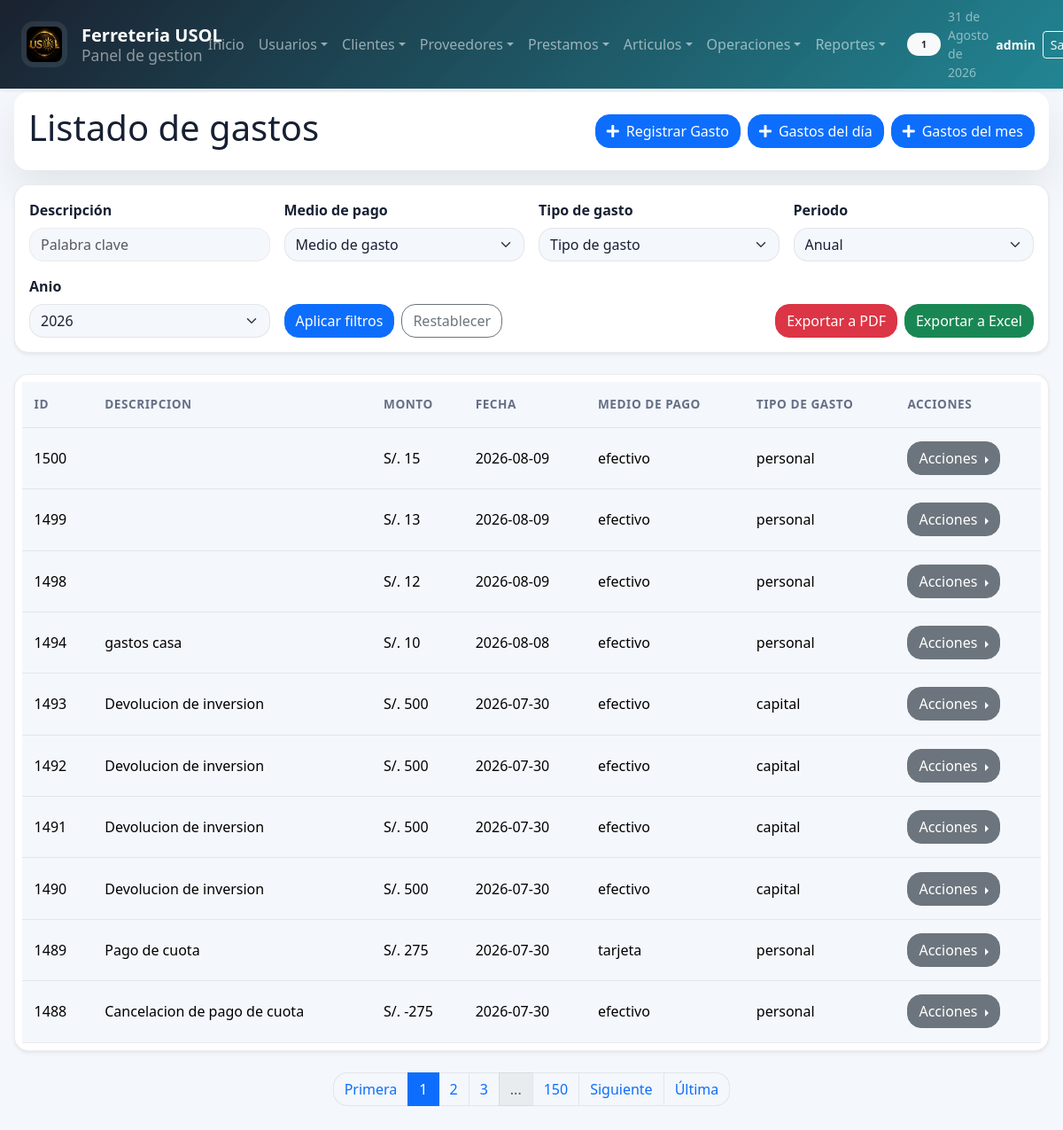
The page /sistema/reportes/gastos.php (signed in) on the database its author committed.
### tables this page shows
CREATE TABLE `gastos` (
  `idGastos` int(11) NOT NULL AUTO_INCREMENT,
  `montoGasto` double NOT NULL,
  `fechaGasto` date DEFAULT NULL,
  `medioPago` varchar(15) NOT NULL,
  `tipoGasto` varchar(15) NOT NULL,
  `descripcion` varchar(50) DEFAULT NULL,
  PRIMARY KEY (`idGastos`)
);

### sistema/includes/analytics.php (called while the page is built, shortened)
<?php
function analyticsGetDateFilters($source = null)
{
    $source = is_array($source) ? $source : $_GET;
    $currentYear = (int)date('Y');
    $currentMonth = date('Y-m');
    $period = isset($source['period']) ? strtolower(trim((string)$source['period'])) : 'year';
    $selectedYear = isset($source['year']) ? (int)$source['year'] : $currentYear;
    $selectedMonth = isset($source['month']) ? trim((string)$source['month']) : $currentMonth;
    $inputStart = isset($source['start_date']) ? trim((string)$source['start_date']) : '';
    $inputEnd = isset($source['end_date']) ? trim((string)$source['end_date']) : '';
    if ($period === 'month') {
        $monthDate = DateTime::createFromFormat('Y-m', $selectedMonth);
        if (!$monthDate) {
            $monthDate = DateTime::createFromFormat('Y-m', $currentMonth);
        }
        $startDate = $monthDate->format('Y-m-01');
        $endDate = $monthDate->format('Y-m-t');
        $label = strftime('%B %Y', strtotime($startDate));
    } else {
        $period = 'year';
        $startDate = sprintf('%04d-01-01', $selectedYear);
        $endDate = sprintf('%04d-12-31', $selectedYear);
        $label = 'Anio ' . $selectedYear;
    }
    $topLimit = isset($source['top_limit']) ? (int)$source['top_limit'] : 10;
    $topMetric = isset($source['top_metric']) ? trim((string)$source['top_metric']) : 'monto';
    return [
        'period' => $period,
        'year' => $selectedYear,
        'month' => $selectedMonth,
        'start_date' => $startDate,
        'end_date' => $endDate,
        'label' => ucfirst($label),
        'top_limit' => $topLimit,
        'top_metric' => $topMetric,
    ];
}
function analyticsGetYearOptions($pastYears = 5)
{
    $currentYear = (int)date('Y');
    $years = [];
    for ($year = $currentYear; $year >= ($currentYear - $pastYears); $year--) {
        $years[] = $year;
    }
    return $years;
}

### sistema/reportes/gastos.php (the view, shortened to what this page needs)
<?php
    include "../../conexion.php";
    include "../includes/paginador.php";
    require_once __DIR__ . "/../includes/analytics.php";
    $yearOptions = analyticsGetYearOptions();
    $filters = analyticsGetDateFilters($_GET);
    $results_per_page = 10;
    $current_page = isset($_GET['page']) ? intval($_GET['page']) : 1;
    $consulta = "
        SELECT *
        FROM gastos
        ORDER BY idGastos DESC
    ";
    $where = "
        gastos
        ORDER BY idGastos DESC
    ";
    list($result, $total_records) = getPaginatedDataGastos($conexionDB, $consulta, $where, $current_page, $results_per_page);
    $row = $result->num_rows;
?>
<!DOCTYPE html>
<html lang="es">
<head>
	<?php include "../includes/scripts_2.php"; ?>
</head>
<body>
    <?php include "../includes/header_2.php"; ?>
	<section id="container">
        <div class="bg-white p-3 rounded shadow mb-3">
            <div class="d-flex flex-column flex-md-row justify-content-between align-items-md-center gap-3">
                <div class="mb-0">
                    <h1>Listado de gastos</h1>
                </div>
                <div class="d-flex flex-wrap gap-2">
                    <a href="../operaciones/gastos.php" class="btn_new"><i class="fas fa-plus"></i> Registrar Gasto</a>
                    <a href="gastosDelDia.php" class="btn_new"><i class="fas fa-plus"></i> Gastos del día</a>
                    <a href="gastosDelMes.php" class="btn_new"><i class="fas fa-plus"></i> Gastos del mes</a>
                </div>
            </div>
        </div>
        <div class="header_container">
            <div class="row g-3 align-items-end">
                <div class="col-12 col-md-4 col-lg-3">
                    <label for="busquedaGasto">Descripción</label>
                    <input class="filtrosBusqueda" type="text" name="descripcion" id="busquedaGasto" placeholder="Palabra clave">
                </div>
                <div class="col-12 col-md-4 col-lg-3">
                    <label for="busquedaMedioPago">Medio de pago</label>
                    <select class="filtrosBusqueda" name="busquedaMedioPago" id="busquedaMedioPago">
                        <option value="">Medio de gasto</option>
                    </select>
                </div>
                <div class="col-12 col-md-4 col-lg-3">
                    <label for="tipoGasto">Tipo de gasto</label>
                    <select class="filtrosBusqueda" name="tipoGasto" id="tipoGasto">
                        <option value="">Tipo de gasto</option>
                    </select>
                </div>
                <div class="col-12 col-md-4 col-lg-3">
                    <label for="period">Periodo</label>
                    <select class="filtrosBusqueda" name="period" id="period">
                        <option value="year" <?php echo $filters['period'] === 'year' ? 'selected' : ''; ?>>Anual</option>
                    </select>
                </div>
                <div class="analytics-period-field col-12 col-md-4 col-lg-3" data-period-target="year">
                    <label for="year">Anio</label>
                    <select class="filtrosBusqueda" name="year" id="year">
                        <?php foreach ($yearOptions as $yearOption) { ?>
                            <option value="<?php echo $yearOption; ?>" <?php echo (int)$filters['year'] === (int)$yearOption ? 'selected' : ''; ?>><?php echo $yearOption; ?></option>
                        <?php } ?>
                    </select>
                </div>
                <div class="col-12 col-md-4 col-lg-3">
                    <div class="d-flex gap-2">
                        <button type="button" class="btn btn-primary" onclick="buscarGasto()">Aplicar filtros</button>
                        <a href="gastos.php" class="btn btn-outline-secondary">Restablecer</a>
                    </div>
                </div>
                <div class="col-12 col-md-4 col-lg-4 ms-lg-auto">
                    <div class="d-flex gap-2 justify-content-md-end">
                        <button class="btn btn-danger" type="button" onclick="exportarGastosPDF()">Exportar a PDF</button>
                        <button class="btn btn-success"  type="button" onclick="exportarGastosEXCEL()">Exportar a Excel</button>
                    </div>
                </div>
            </div>
        </div>
        <div class="containerTable">
            <table id="tablaGastos">
                <thead>
                    <tr>
                        <th>Id</th>
                        <th>Descripcion</th>
                        <th>monto</th>
                        <th>Fecha</th>
                        <th>Medio de pago</th>
                        <th>Tipo de gasto</th>
                        <th>Acciones</th>
                    </tr>
                </thead>
                <tbody>
                    <?php
                        if($row > 0){
                            while ($data = $result->fetch_assoc()){
                            ?>
                                <tr id="row_<?php echo $data["idGastos"]; ?>">
                                    <td><?php echo $data['idGastos']; ?></td>
                                    <td><?php echo $data['descripcion']; ?></td>
                                    <td>S/. <?php echo $data["montoGasto"]; ?></td>
                                    <td><?php echo date("Y-m-d",  strtotime($data["fechaGasto"])); ?></td>
                                    <td><?php echo $data['medioPago']; ?></td>
                                    <td><?php echo $data['tipoGasto']; ?></td>
                                    <td>
                                        <div class="btn-group dropend">
                                            <button class="btn btn-secondary dropdown-toggle" type="button" data-bs-toggle="dropdown" aria-expanded="false">
                                                Acciones
                                            </button>
                                        </div>
                                    </td>
                                </tr>
                    <?php
                            }
                        }
                    ?>
                </tbody>
            </table>
        </div>
	</section>
</body>
</html>

### sistema/css/style.css (style rules this page uses)
:root, [data-bs-theme=light] { --bs-primary: #0f7b8a; --bs-primary-rgb: 15, 123, 138; --bs-secondary: #475467; --bs-secondary-rgb: 71, 84, 103; --bs-success: #15803d; --bs-info: #0ea5e9; --bs-warning: #d97706; --bs-danger: #dc2626; --bs-dark: #111827; --bs-body-bg: #f4f7fb; --bs-body-color: #172033; --bs-border-color: rgba(15, 23, 42, 0.08); --bs-border-radius: 1rem; --bs-border-radius-lg: 1.35rem; --bs-box-shadow: 0 20px 45px rgba(15, 23, 42, 0.08); --app-surface: rgba(255, 255, 255, 0.96); --app-muted: #667085; }
* { box-sizing: border-box; }
html { scroll-behavior: smooth; }
body { min-height: 100vh; background: var(--bs-body-bg); color: var(--bs-body-color); font-family: "Segoe UI", Tahoma, Geneva, Verdana, sans-serif; }
a { text-decoration: none; }
#container { padding: 6.5rem 1rem 2rem; }
.title_container, .header_container, .info_caja, .chart-container, .divInfoSistema, .containerDataUser, .containerDataEmpresa, .data_delete { background: var(--app-surface); border: 1px solid var(--bs-border-color); border-radius: var(--bs-border-radius-lg); box-shadow: var(--bs-box-shadow); }
.header_container { padding: 1.25rem; }
.containerTable { margin-bottom: 1.5rem; }
.containerTable table { min-width: 780px; }
.table > :not(caption) > * > * { padding: 0.95rem 0.85rem; }
.table thead th { color: var(--app-muted); font-size: 0.85rem; font-weight: 700; text-transform: uppercase; letter-spacing: 0.04em; }
.btn_new, .btn_pdf, .btn_excel, .btn_save, .btn_save_1, .link_delete_1 { display: inline-flex; align-items: center; justify-content: center; gap: 0.5rem; }

### rows shown on the page
gastos: idGastos "1500", montoGasto "15", fechaGasto "2026-08-09", medioPago "efectivo", tipoGasto "personal"
gastos: idGastos "1499", montoGasto "13", fechaGasto "2026-08-09", medioPago "efectivo", tipoGasto "personal"
gastos: idGastos "1498", montoGasto "12", fechaGasto "2026-08-09", medioPago "efectivo", tipoGasto "personal"
gastos: idGastos "1494", descripcion "gastos casa", montoGasto "10", fechaGasto "2026-08-08", medioPago "efectivo", tipoGasto "personal"
gastos: idGastos "1493", descripcion "Devolucion de inversion", montoGasto "500", fechaGasto "2026-07-30", medioPago "efectivo", tipoGasto "capital"
gastos: idGastos "1492", descripcion "Devolucion de inversion", montoGasto "500", fechaGasto "2026-07-30", medioPago "efectivo", tipoGasto "capital"
gastos: idGastos "1491", descripcion "Devolucion de inversion", montoGasto "500", fechaGasto "2026-07-30", medioPago "efectivo", tipoGasto "capital"
gastos: idGastos "1490", descripcion "Devolucion de inversion", montoGasto "500", fechaGasto "2026-07-30", medioPago "efectivo", tipoGasto "capital"
gastos: idGastos "1489", descripcion "Pago de cuota", montoGasto "275", fechaGasto "2026-07-30", medioPago "tarjeta", tipoGasto "personal"
gastos: idGastos "1488", descripcion "Cancelacion de pago de cuota", montoGasto "-275", fechaGasto "2026-07-30", medioPago "efectivo", tipoGasto "personal"

### other values the page prints
$_SESSION['rol_name'] "1"
fechaC() "31 de Agosto de 2026"
$_SESSION['user'] "admin"
$total_pages "150"
form field year "2026"
